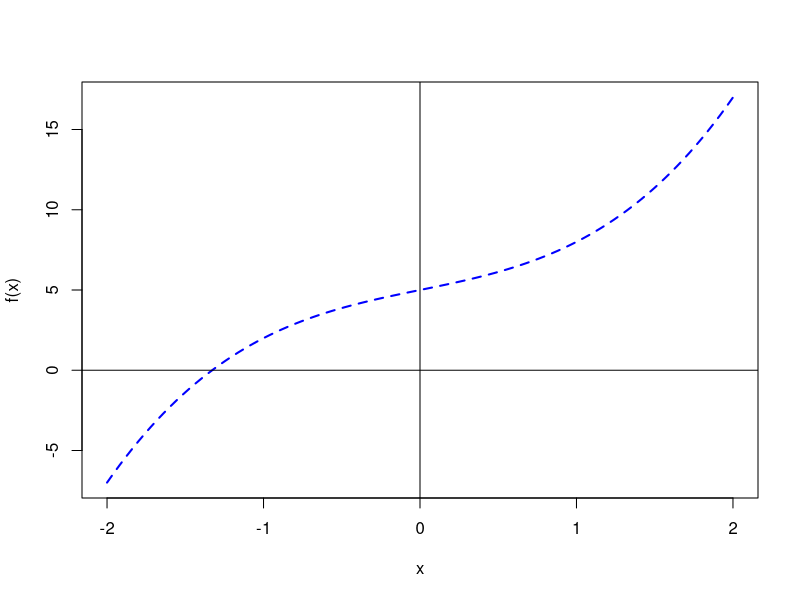

This chart was generated by the following R code:
setwd("P:/R/data")
rev_exp0 <- read.csv("district_rev_exp.csv", na.strings = "-")
head(rev_exp0)
rev_exp0$STATE <- as.factor(rev_exp0$STATE)
aggregate(rev_exp0$TOTALREV, by=list(rev_exp0$STATE), na.rm=TRUE, FUN=mean, trim=0.2)





x_y <- function(x,y) {
  xy <- (x+y) - 1/(x+y)
  if (x+y == 0) {
    return(0)
  } else {
    return(xy)
  }
}

x_y(-2,2)
x_y(2,2)





fun <- function(x) {
  y <- x^3 + 2*x + 5
}

fun_der <- function(x) {
  yder <- 3*x^2 + 2
}

curve(fun, xlim=c(-2,2), col = 'blue', lwd = 2, lty = 2, ylab = 'f(x)')

abline(h=0)
abline(v=0)

nr <- function(f, fder, int) {
  x <- c(int-5, int)
  i <- 2
  while(abs(x[i] - x[i-1]) > 0.0001) {
    x[i+1] <- x[i] - fun(x[i])/fun_der(x[i])
    i <- i +1
  }
  x[i]
}

nr(fun, fun_der, int=5)